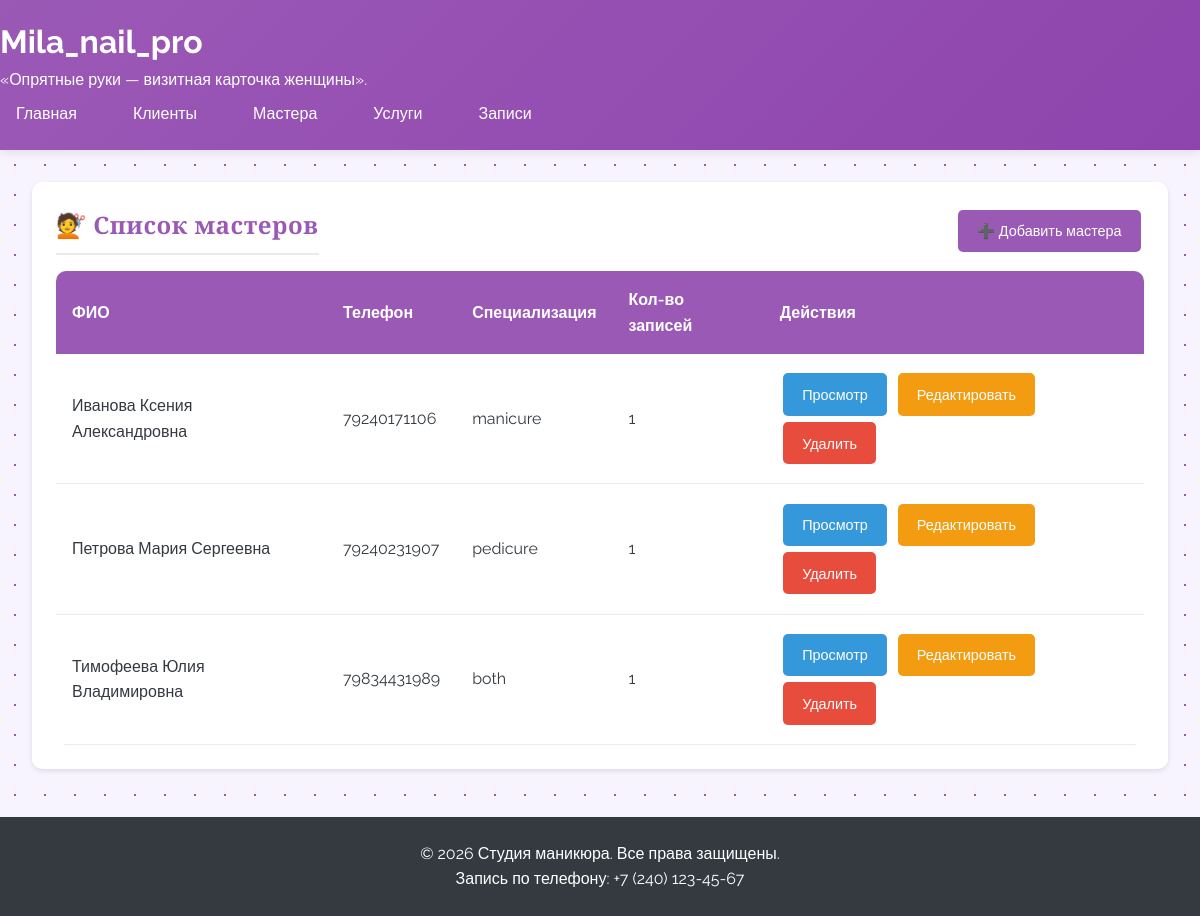
Page /masters/ on the committed database.
### salon/models.py (models this page shows, shortened)
class Master(models.Model):
    SPECIALIZATION_CHOICES = [
        ('manicure', 'Маникюр'),
        ('pedicure', 'Педикюр'),
        ('both', 'Маникюр и педикюр'),
    ]
    full_name = models.CharField(max_length=200, verbose_name='ФИО')
    phone_number = models.CharField(max_length=20, verbose_name='Номер телефона')
    specialization = models.CharField(max_length=20, choices=SPECIALIZATION_CHOICES, verbose_name='Специализация')
    class Meta:
        verbose_name = 'Мастер'
        verbose_name_plural = 'Мастера'

### salon/views.py (the view)
# urls.py: path('masters/', views.MasterListView.as_view(), name='master_list'),
class MasterListView(ListView):
    model = Master
    template_name = 'salon/master_list.html'
    context_object_name = 'masters'
    ordering = ['full_name']

### salon/templates/salon/master_list.html (shortened to what this page needs)
{% extends 'salon/base.html' %}
{% block content %}
<div class="card">
    <div style="display: flex; justify-content: space-between; align-items: center; margin-bottom: 1rem;">
        <h2 class="card-title" style="margin-bottom: 0;">💇 Список мастеров</h2>
        <a href="{% url 'master_create' %}" class="btn btn-primary">➕ Добавить мастера</a>
    </div>
    {% if masters %}
    <div class="table-container">
        <table>
            <thead>
                <tr>
                    <th>ФИО</th>
                    <th>Телефон</th>
                    <th>Специализация</th>
                    <th>Кол-во записей</th>
                    <th>Действия</th>
                </tr>
            </thead>
            <tbody>
                {% for master in masters %}
                <tr>
                    <td data-label="ФИО">{{ master.full_name }}</td>
                    <td data-label="Телефон">{{ master.phone_number }}</td>
                    <td data-label="Специализация">{{ master.specialization }}</td>
                    <td data-label="Кол-во записей">{{ master.appointments.count }}</td>
                    <td data-label="Действия">
                        <a href="{% url 'master_detail' master.pk %}" class="btn btn-info btn-sm">Просмотр</a>
                        <a href="{% url 'master_update' master.pk %}" class="btn btn-warning btn-sm">Редактировать</a>
                        <a href="{% url 'master_delete' master.pk %}" class="btn btn-danger btn-sm">Удалить</a>
                    </td>
                </tr>
                {% endfor %}
            </tbody>
        </table>
    </div>
    {% else %}
    <p>Нет мастеров. <a href="{% url 'master_create' %}">Добавьте первого мастера</a></p>
    {% endif %}
</div>
{% endblock %}

### static/css/style.css (style rules this page uses)
:root { --primary-lavender: #9b59b6; --dark-lavender: #8e44ad; --light-lavender: #f3e5f5; --soft-lavender: #e8d5f5; --white: #ffffff; --gray-100: #f8f9fa; --gray-200: #e9ecef; --gray-300: #dee2e6; --gray-600: #6c757d; --gray-800: #343a40; }
* { margin: 0; padding: 0; box-sizing: border-box; }
body { font-family: 'Segoe UI', Tahoma, Geneva, Verdana, sans-serif; background-color: var(--gray-100); color: var(--gray-800); line-height: 1.6; }
.card { background: var(--white); border-radius: 10px; box-shadow: 0 2px 5px rgba(0,0,0,0.1); padding: 1.5rem; margin-bottom: 1.5rem; transition: transform 0.3s, box-shadow 0.3s; }
.card-title { color: var(--primary-lavender); margin-bottom: 1rem; font-size: 1.5rem; border-bottom: 2px solid var(--gray-200); padding-bottom: 0.5rem; }
.table-container { overflow-x: auto; }
table { width: 100%; background: var(--white); border-collapse: collapse; border-radius: 10px; overflow: hidden; }
th { background: var(--primary-lavender); color: var(--white); padding: 1rem; text-align: left; font-weight: 600; }
td { padding: 1rem; border-bottom: 1px solid var(--gray-200); }
.btn { display: inline-block; padding: 0.6rem 1.2rem; border: none; border-radius: 5px; cursor: pointer; text-decoration: none; font-size: 0.9rem; transition: all 0.3s; margin: 0.2rem; }
.btn-primary { background: var(--primary-lavender); color: var(--white); }
.btn-danger { background: #e74c3c; color: var(--white); }
.btn-warning { background: #f39c12; color: var(--white); }
.btn-info { background: #3498db; color: var(--white); }
a { color: var(--primary-lavender); text-decoration: none; }
body { background: linear-gradient(135deg, #f5f0ff, #e8d5f5); position: relative; overflow-x: hidden; }
body { background-color: #f8f4ff; background-image: radial-gradient(#9b59b6 1px, transparent 1px); background-size: 30px 30px; }
body { font-family: 'Raleway', sans-serif; }
.logo h1, .card-title, h2, h3 { font-family: 'Cormorant Garamond', serif; font-weight: 600; letter-spacing: 0.5px; }

### rows in the picture
Master: full_name "Иванова Ксения Александровна", phone_number "79240171106", specialization "manicure", appointments.count "1"
Master: full_name "Петрова Мария Сергеевна", phone_number "79240231907", specialization "pedicure", appointments.count "1"
Master: full_name "Тимофеева Юлия Владимировна", phone_number "79834431989", specialization "both", appointments.count "1"
